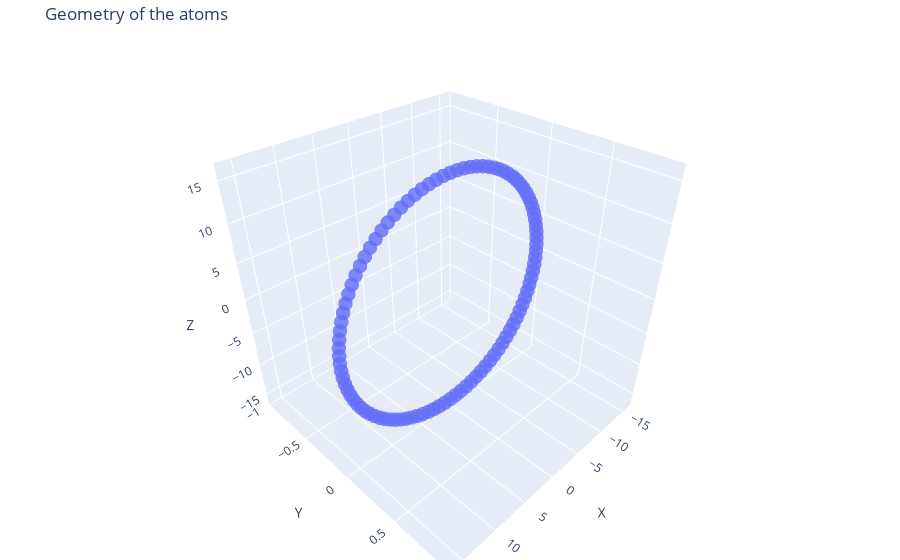
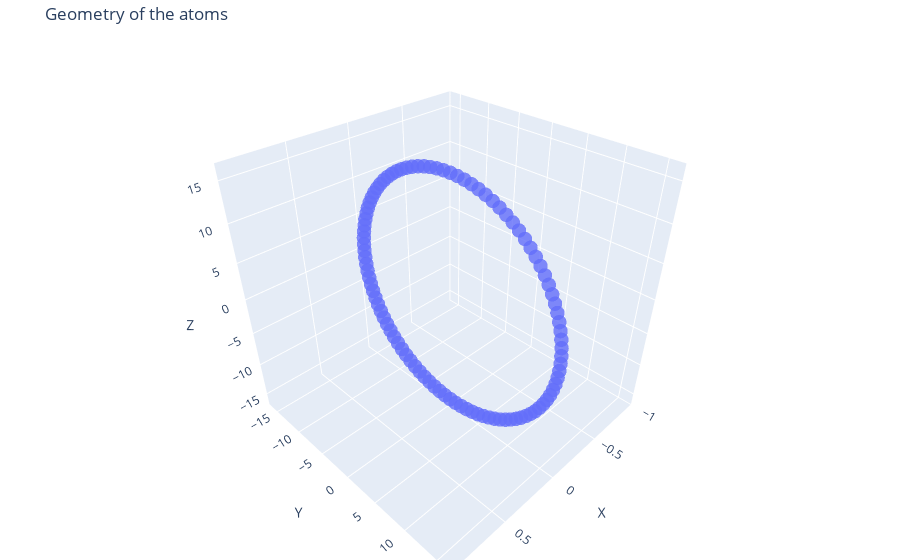

Notebook code cell kept with these figures, in order:
### Code cell
Qchains.StructurePlotter(new_ringyz)
Qchains.StructurePlotter(new_ringxz)
